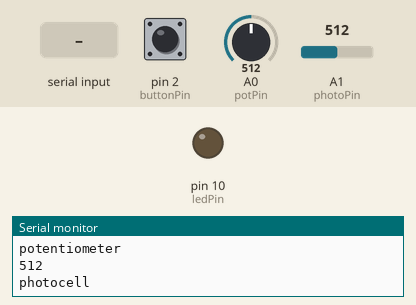
Simulated run of this sketch. Board: Arduino Uno, built with avr-gcc and run on an emulated ATmega328P. On the bench: output pins drawn as LEDs (lit = HIGH), the last lines printed to the serial monitor. The inputs (shaded band) are chosen by the test bench; at power-on: pin 2 (buttonPin) LOW, A0 (potPin) = 512, A1 (photoPin) = 512.

Above: at 1.2 s.
1.3 s: "H" received over Serial
At 2.5 s:
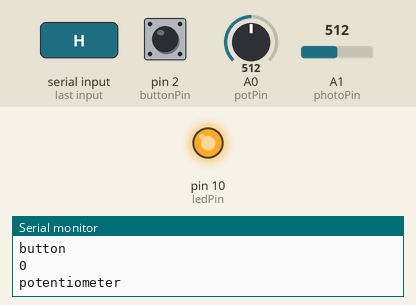
2.8 s: "L" received over Serial
At 3.1 s:
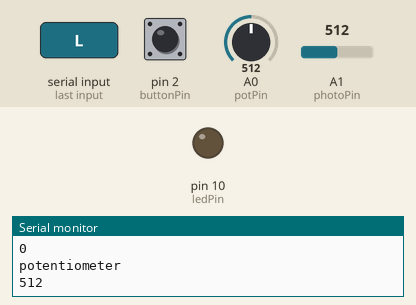
Timing chart, 0 to 5.8 s (numbered marks = the images above; inputs shaded):
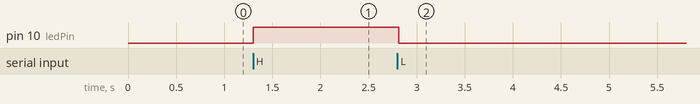

The sketch:

serial_two_way.ino
```cpp
// make a potentiometer pin at A0
const int potPin = A0;

//make a photo pin at A1
const int photoPin = A1;

//connect button
const int buttonPin = 2;

//led
const int ledPin = 10;

void setup() {
  // put your setup code here, to run once:

  //open up serial port and set boed rate to 9600
  Serial.begin(9600);

  //set input and output modes of digital pins (button and LED)
  pinMode(buttonPin, INPUT);
  pinMode(ledPin, OUTPUT);
}

void loop() {
  // put your main code here, to run repeatedly:

  //set potentiometer value
  int potValue = analogRead(potPin);

  //now we can send along as a serial message
  //label it by doing println and words in quotation marks
  Serial.println("potentiometer");
  Serial.println(potValue);

  //do the same thing for photo
  int photoValue = analogRead(photoPin);
  Serial.println("photocell");
  Serial.println(photoValue);

  //and for the button but remember button is digital so you must use digitalRead
  int buttonValue = digitalRead(buttonPin);
  Serial.println("button");
  Serial.println(buttonValue);

//this is checking the message incoming to serial
  if (Serial.available() > 0) {
    //read the byte of information coming over the wire (in this case it is H)
    int incomingByte = Serial.read();

    //use if statements to compare it to other values
    // note, single apostrophe instead of quote so that it is being compared to other incoming byte of information, H is a value. also only two ==
    if(incomingByte == 'H') {
      digitalWrite(ledPin, HIGH);
    }

    //we changed vscode to add L so now we tell arduino what to do with it
    if(incomingByte == 'L') {
      digitalWrite(ledPin, LOW);
    }
  }

  delay(10);
}
```

Measured:
- after the input at 1.3 s, pin 10 (ledPin): LOW → HIGH at once
- after the input at 2.8 s, pin 10 (ledPin): HIGH → LOW at once
